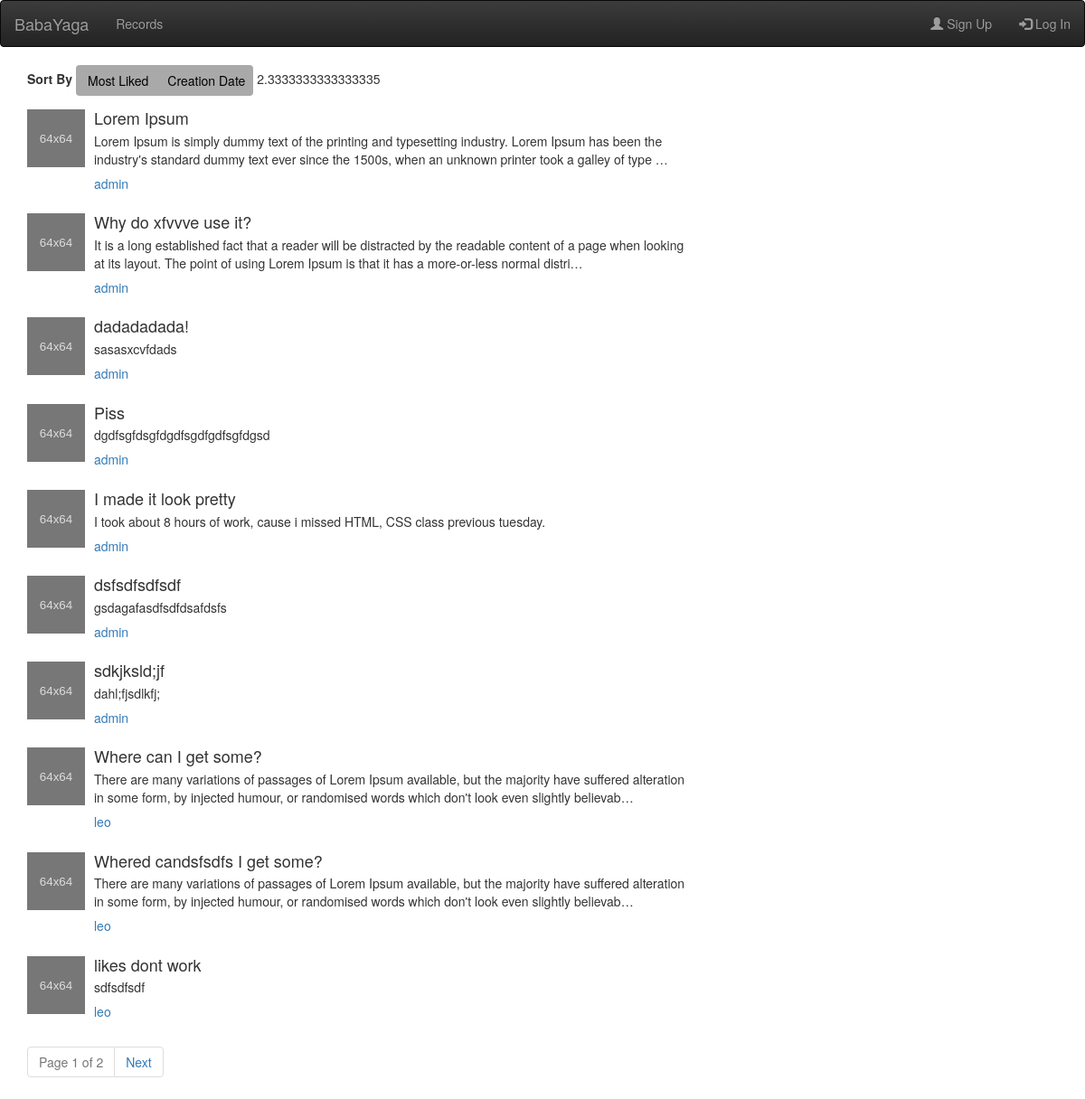
The page /en/blogs/posts/ on the database as committed earlier.
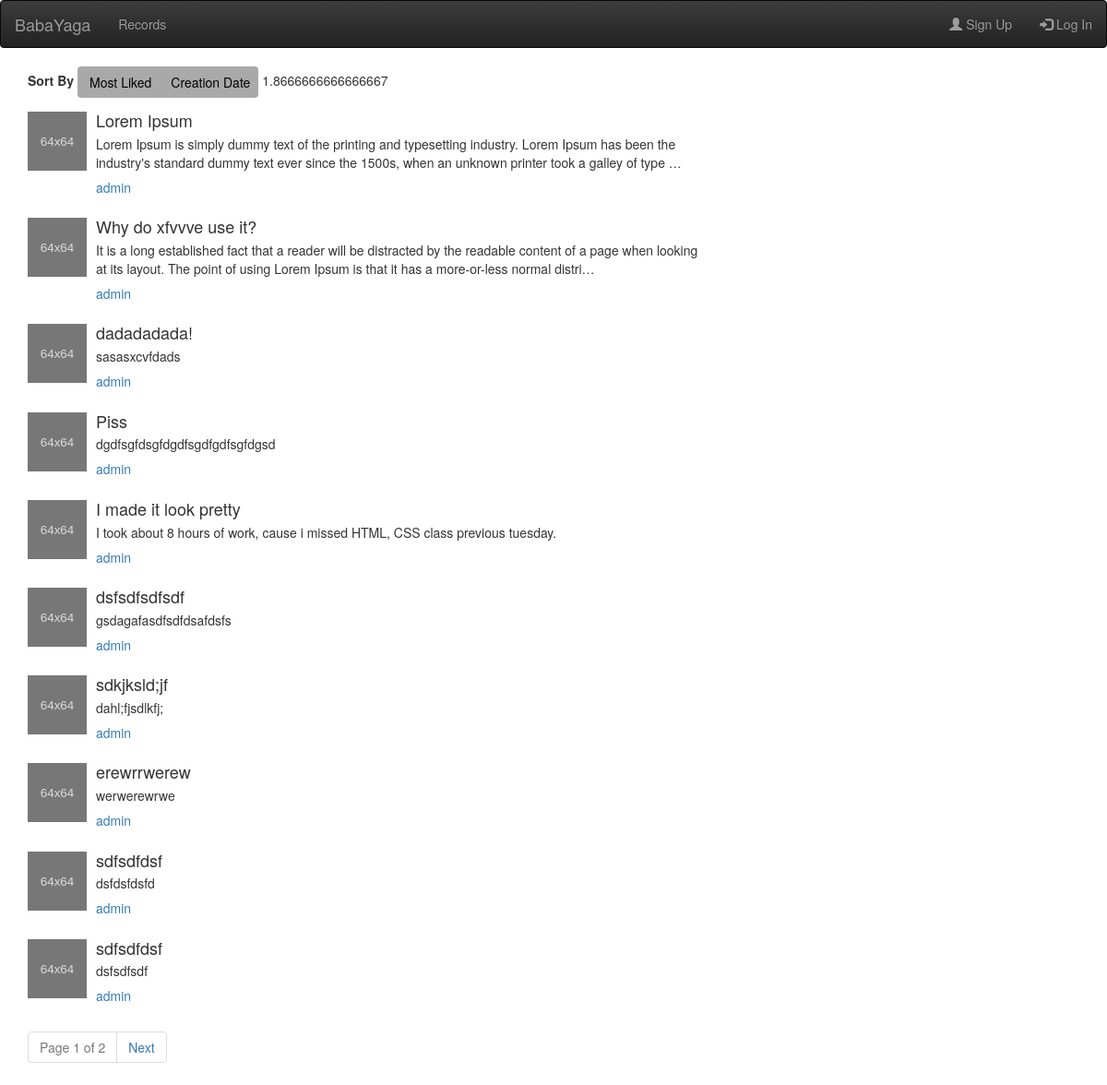
The same page on the database as committed later.
### blogs/models.py (models this page shows, shortened)
class Post(models.Model):
    title = models.CharField(max_length=255, verbose_name=ugettext_lazy(u'Heading'))
    text = models.TextField()
    author = models.ForeignKey('core.User', db_index=True, verbose_name=ugettext_lazy(u'Author'))
    created_at = models.DateTimeField(auto_now_add=True, verbose_name=ugettext_lazy(u'Creation Date'))
    likes = GenericRelation(Like)

### core/models.py (models this page shows, shortened)
class User(AbstractUser):
    avatar = models.ImageField(upload_to='avatars/', blank=True, null=True)
    first_name = models.CharField(('first name'), max_length=30, blank=False)
    email = models.EmailField(('E-mail address'), blank=False, unique=True)

### blogs/views.py (the view, shortened to what this page needs)
class PostList(ListView):
    template_name = "post_list.html"
    model = Post
    context_object_name = 'posts'
    paginate_by = 10
    queryset = Post.objects.annotate(lc=Count('likes')).select_related('author')
    def get_context_data(self, **kwargs):
        cd = super(PostList, self).get_context_data()
        cd['avglikes'] = Post.objects.annotate(lc=Count('likes')).aggregate(avglikes=Avg('lc'))['avglikes']
        return cd
    def get_queryset(self):
        qs = super(PostList, self).get_queryset()
        author = self.request.GET.get("author")
        sort = self.request.GET.get("sort")
        if author:
            qs = get_list_or_404(qs.filter(author__username__contains=author))
        return qs

### blogs/templates/post_list.html (shortened to what this page needs)
{% extends "blog_generic.html" %}
{% load static %}
{% load i18n %}
{% block content %}
    <div class="container" xmlns="http://www.w3.org/1999/html">
        <div class="row">
            <div class="col-xs-12 col-sm-6 col-md-8">
                {% block sort %}
                    {% include "sortform.html" %}
                {% endblock %}
                {% block avglike %}
                    {{ avglikes }}
                {% endblock %}
                {% for post in posts %}
                    <div class="media">
                        <div class="media-left">
                            <a href="{% url 'blogs:blog_post' pk=post.id %}">
                                <img class="media-object"
                                     alt="Generic placeholder image">
                            </a>
                        </div>
                        <div class="media-body">
                            <h4 class="media-heading">{{ post.title }}</h4>
                            <p>{{ post.text|truncatechars:200 }}</p>
                            <h5><a href="{% url 'blogs:post_list' %}?author={{ post.author }}">{{ post.author }}</a>
                            </h5>
                        </div>
                        <div class="media-right">
                        </div>
                    </div>
                {% endfor %}
                {% if is_paginated %}
                    <ul class="pagination">
                        <li class="disabled"><a href="?page={{ page_obj.current_page_number }}">{% trans "Page" %}
                            {{ page_obj.number }} of {{ paginator.num_pages }}</a></li>
                        {% if page_obj.has_next %}
                            <li><a href="?page={{ page_obj.next_page_number }}">{% trans "Next" %}</a></li>
                        {% endif %}
                    </ul>
                {% endif %}
            </div>
        </div>
    </div>
{% endblock %}

Rows that differ between the two databases and show on the page:
no longer on this page (row unchanged): Post: title "Where can I get some?", text "There are many variations of passages of Lorem Ipsum available, but the majority have suffered alteration in some form, by injected humour, or randomised words which don't look even slightly believab…", author "leo"
no longer on this page (row unchanged): Post: title "Whered candsfsdfs I get some?", text "There are many variations of passages of Lorem Ipsum available, but the majority have suffered alteration in some form, by injected humour, or randomised words which don't look even slightly believab…", author "leo"
no longer on this page (row unchanged): Post: title "likes dont work", text "sdfsdfsdf", author "leo"
added Post: title "erewrrwerew", text "werwerewrwe", author "admin"
added Post: title "sdfsdfdsf", text "dsfdsfdsfd", author "admin"
added Post: title "sdfsdfdsf", text "dsfsdfsdf", author "admin"
Other text that changed with them:
{{ avglikes }}: "2.3333333333333335" → "1.8666666666666667"
